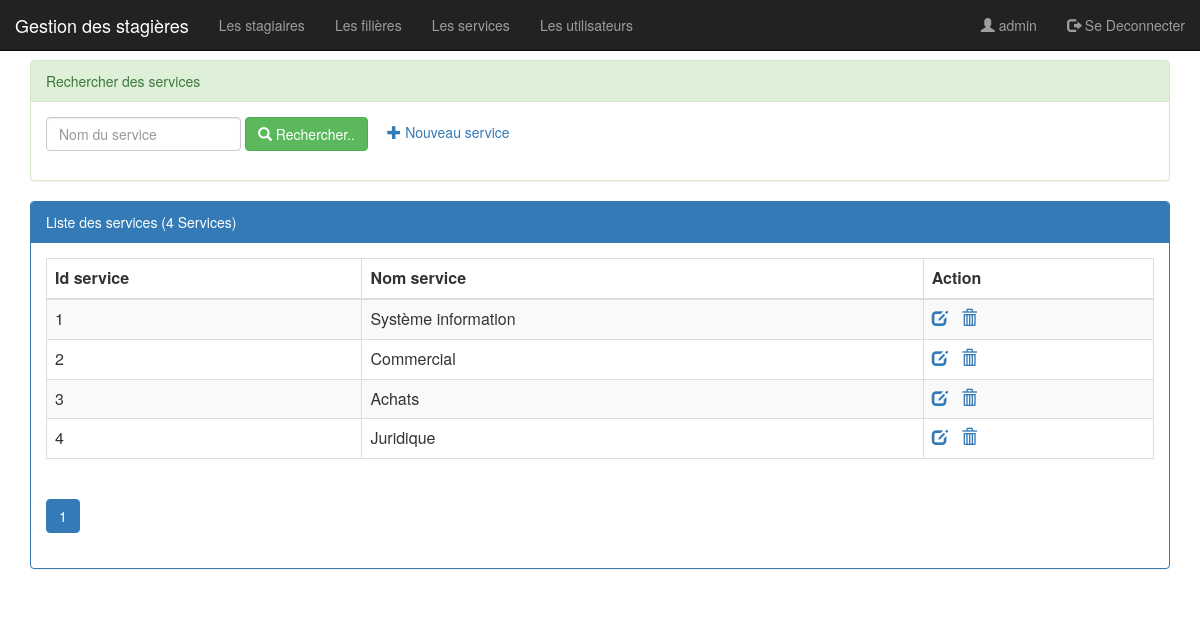
The app's page /pages/services.php (signed in) with its own data.
### tables this page shows
CREATE TABLE SERVICE (                    
	ID int(4) AUTO_INCREMENT PRIMARY KEY, 
	NOM_SERVICE VARCHAR(100) NOT NULL);

### pages/services.php (the view, shortened to what this page needs)
<?php
    require_once("connexiondb.php");
    $nomSer = isset($_GET['nomSer'])?$_GET['nomSer']:"";
    $size = isset($_GET['size'])?$_GET['size']:4;
    $page = isset($_GET['page'])?$_GET['page']:1;
    $offset = ($page - 1)* $size;
    $requete = "SELECT * FROM service
                WHERE NOM_SERVICE LIKE '%$nomSer%'
                limit $size
                offset $offset";
    $requeteCount = "SELECT COUNT(*) countSer FROM service
                 WHERE NOM_Service LIKE '%$nomSer%'";
    $resultatSer = $pdo->query($requete);
    $resultatCount = $pdo->query($requeteCount);
    $tabCount = $resultatCount->fetch();
    $nbrService = $tabCount['countSer'];
    $rest = $nbrService % $size;
    if($rest === 0){
        $nbrPage = $nbrService/$size;
    }else{
        $nbrPage = floor($nbrService/$size) + 1;
    }
?>
<HTML>
    <head>
        <link rel="stylesheet" type="text/css" href="../css/bootstrap.min.css">
        <link rel="stylesheet" type="text/css" href="../css/monstyle.css">
    </head>
    <body>
        <?php include("menu.php");?>
    </body>
    <div class="container">
        <div class="panel panel-success margetop">
            <div class="panel-heading">Rechercher des services</div>
                <div class="panel-body">
                    <form method="get" action="services.php" class="form-inline">
                        <div class="form-group">
                            <input type="text" name="nomSer" placeholder="Nom du service" value="<?php echo $nomSer;?>" class="form-control">
                        </div>
                        <button type="submit" class="btn btn-success">
                            <span class="glyphicon glyphicon-search"></span>
                            Rechercher..
                        </button>
                        <?php if($_SESSION['user']['ROLE']=="ADMIN") {?>
                        <a href="nouveauService.php"><span class="glyphicon glyphicon-plus"></span> Nouveau service</a>
                        <?php } ?>
                    </form>
                </div>
        </div>
        <div class="panel panel-primary">
            <div class="panel-heading">Liste des services (<?php echo $nbrService;?> Services)</div>
                <div class="panel-body">
                    <table class="table table-striped table-bordered">
                        <thead>
                            <tr>
                                <th>Id service</th><th>Nom service</th>
                                <?php if($_SESSION['user']['ROLE']=="ADMIN") {?>
                                    <th>Action</th>
                                <?php } ?>
                            </tr>
                        </thead>
                        <tbody>
                                <?php while ($service=$resultatSer->fetch()) {
                                    ?>
                                    <tr>
                                        <td><?php echo ($service["ID"]);?></td>
                                        <td><?php echo ($service["NOM_SERVICE"]);?></td>
                                        <?php if($_SESSION['user']['ROLE']=="ADMIN") {?>
                                        <td><a href="editerService.php?idSer=<?php echo ($service['ID']);?>"><span class="glyphicon glyphicon-edit"></span></a>
                                            <a onclick="return confirm('Etes vous sûre de vouloir supprimer ce service?')"
                                               href="supprimerService.php?idSer=<?php echo ($service['ID']);?>"><span class="glyphicon glyphicon-trash"></span></a>
                                        </td>
                                        <?php } ?>
                                    </tr>
                                <?php
                                    } ?>
                        </tbody>
                    </table>
                    <div>
                        <ul class="pagination">
                            <?php for($i=1;$i<=$nbrPage;$i++){?>
                               <li class="<?php if($i == $page ) echo 'active';?>">
                                   <a href="services.php?page=<?php echo $i; ?>&nomSer=<?php echo $nomSer;?>&niveau=<?php echo $niveau?>">
                                   <?php echo $i; ?>
                                   </a></li>
                           <?php }?>
                        </ul>
                    </div>
                </div>
        </div>
    </div>
</HTML>

### css/monstyle.css (style rules this page uses)
.margetop { margin-top: 60px; }

### records on screen
service: ID "1", NOM_SERVICE "Système information"
service: ID "2", NOM_SERVICE "Commercial"
service: ID "3", NOM_SERVICE "Achats"
service: ID "4", NOM_SERVICE "Juridique"

### other values on screen
$_SESSION['user']['LOGIN'] "admin"
$nbrService "4"
